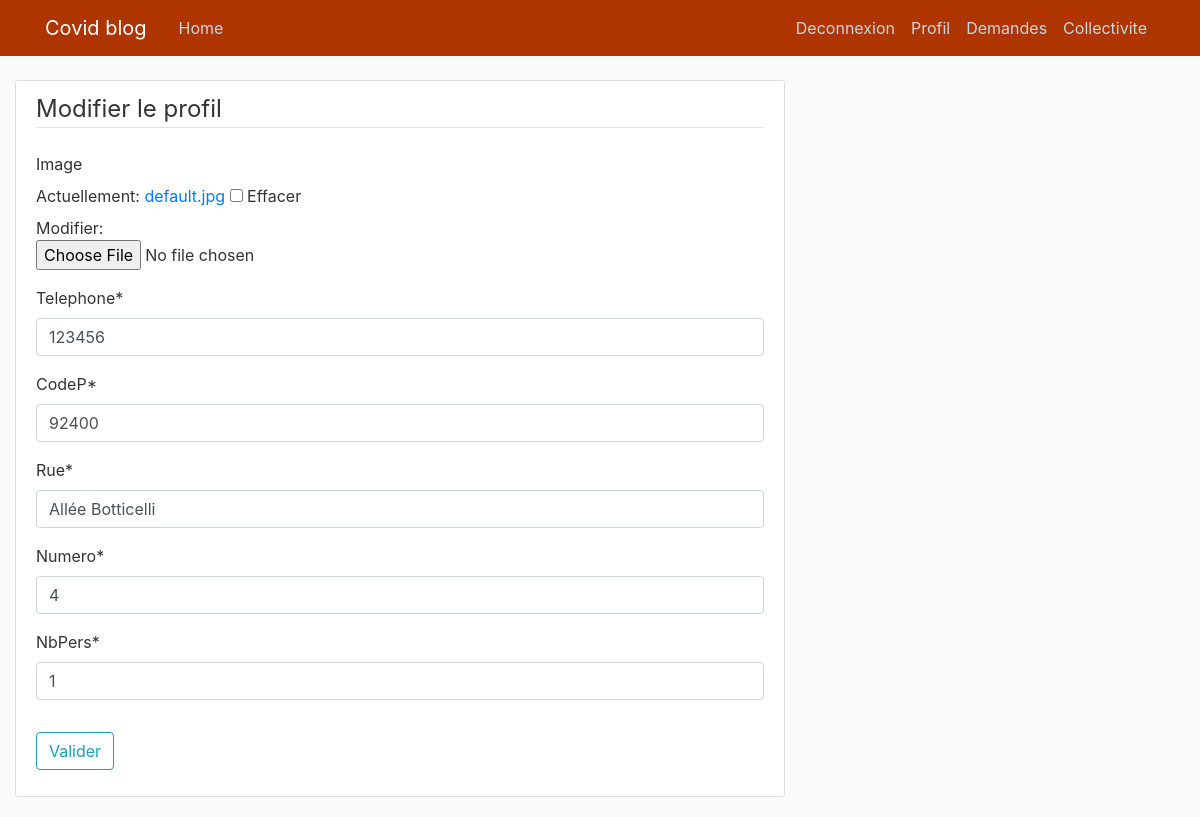
Screenshot of /profile/edit/ (signed in) with the database file from the repository.
### users/models.py (models this page shows, shortened)
class Profile(models.Model):
    image=models.ImageField(default='default.jpg', upload_to='profile_pics',blank=True, null=True)
    telephone=models.CharField(max_length=15, default='')
    codeP=models.CharField(max_length=6, default='')
    rue=models.CharField(max_length=100, default='')
    numero=models.CharField(max_length=100, default='')
    NbPers=models.IntegerField(default=0)
    user=models.OneToOneField(User, on_delete=models.CASCADE)

### users/views.py (the view)
# urls.py: path('profile/edit/', user_views.edit_profile, name='edit_profile'),
def edit_profile(request):
    if request.method == 'POST':
        form = ProfileForm(request.POST, instance=request.user.profile)
        if form.is_valid():
            form.save()
            messages.success(request, f'Informations sauvegardees')
            return redirect('profile')
    else:
        form = ProfileForm(instance=request.user.profile)
    return render(request, 'users/edit_profile.html', locals())

### users/forms.py
class ProfileForm(forms.ModelForm):
    class Meta:
        model = Profile
        exclude=('user',)

### users/templates/users/edit_profile.html (shortened to what this page needs)
{% extends "blog/base.html" %}
{% load crispy_forms_tags %}
{% block content %}
    <div class="content-section">
        <form enctype="multipart/form-data" method="POST">
            <fieldset class="form-group">
                <legend class="border-bottom mb-4">Modifier le profil</legend>
                {{ form|crispy }}
            </fieldset>
            <div class="form-group">
                <button class="btn btn-outline-info" type="submit">Valider</button>
            </div>
        </form>
    </div>
{% endblock content %}

### blog/static/blog/main.css (style rules this page uses)
body { background: #fafafa; color: #333333; margin-top: 5rem; }
.content-section { background: #ffffff; padding: 10px 20px; border: 1px solid #dddddd; border-radius: 3px; margin-bottom: 20px; }

### rows the page displays
Profile: telephone "123456", codeP "92400", rue "Allée Botticelli", numero "4", NbPers "1"
